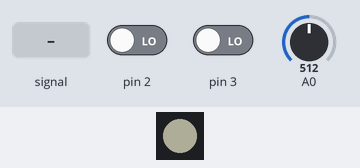
This sketch was run on a simulated Arduino Uno, built with avr-gcc and run on an emulated ATmega328P. Parts: 1 RGB LEDs in strip order, left to right. The test bench sets the inputs (shaded band); at power-on: pin 2 LOW, A0 = 512, pin 3 LOW. Dim RGB values are drawn brighter than linear; what the sketch prints to the serial monitor is not drawn.

Above: at 1.2 s.
1.3 s: A0 fed a 200 Hz sine of ±255 counts around its level
At 1.45 s:
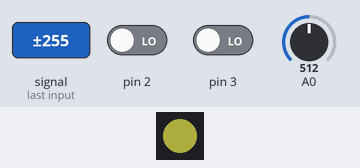
Timing chart, 0 to 1.7 s (numbered marks = the images above; inputs shaded):
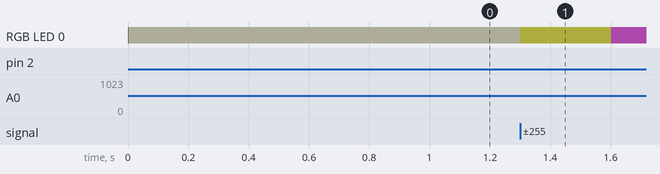

The sketch:

ecg_tile.ino
```cpp
#include <Adafruit_NeoPixel.h>

const int LED_PIN = 5;

typedef struct {
  float r;
  float g;
  float b;
} RGBColor;

typedef struct {
  float h;
  float s;
  float v;
} HSVColor;

Adafruit_NeoPixel feedback_led = Adafruit_NeoPixel(1, LED_PIN, NEO_GRB + NEO_KHZ800);

// Adapted from https://stackoverflow.com/a/6930407
HSVColor rgb_to_hsv(int r, int g, int b) {
  RGBColor in = { r, g, b };
  float min_chan = min(min(in.r, in.g), in.b);
  float max_chan = max(min(in.r, in.g), in.b);

  HSVColor out;
  out.v = max_chan;
  float delta = max_chan - min_chan;

  if (delta < 0.00001) {
    out.s = 0;
    out.h = 0; // Undefined, maybe nan?
    return out;
  }

  if (max_chan > 0.0) {
    // Avoid divide-by-zero
    out.s = (delta / max_chan);
  } else {
    // If max is 0, then r = g = b = 0
    // s = 0, h is undefined
    out.s = 0.0f;
    out.h = 0.0f; // Actually undefined
    return out;
  }

  if (in.r >= max_chan) {
    out.h = (in.g - in.b) / delta; // Between yellow & magenta
  } else {
    if (in.g >= max_chan) {
      out.h = 2.0f + (in.b - in.r) / delta; // Between cyan & yellow
    } else {
      out.h = 4.0f + (in.r - in.g) / delta; // Between magenta & cyan
    }
  }

  out.h *= 60.0f; // Degrees

  if(out.h < 0.0f) {
    out.h += 360.0f;
  }

  return out;
}

RGBColor hsv_to_rgb(int h, int s, int v) {
  HSVColor in = { h, s, v };
  RGBColor out;

  if (in.s <= 0.0f) {
    out.r = in.v;
    out.g = in.v;
    out.b = in.v;
    return out;
  }

  float hh = in.h;
  if(hh >= 360.0) {
    hh = 0.0;
  }

  hh /= 60.0;
  long i = (long)hh;
  float ff = hh - i;
  float p = in.v * (1.0 - in.s);
  float q = in.v * (1.0 - (in.s * ff));
  float t = in.v * (1.0 - (in.s * (1.0 - ff)));

  switch(i) {
    case 0:
      out.r = in.v;
      out.g = t;
      out.b = p;
      break;
    case 1:
      out.r = q;
      out.g = in.v;
      out.b = p;
      break;
    case 2:
      out.r = p;
      out.g = in.v;
      out.b = t;
      break;
    case 3:
      out.r = p;
      out.g = q;
      out.b = in.v;
      break;
    case 4:
      out.r = t;
      out.g = p;
      out.b = in.v;
      break;
    case 5:
    default:
      out.r = in.v;
      out.g = p;
      out.b = q;
      break;
  }

  return out;
}

RGBColor get_palette_color(int i) {
  return hsv_to_rgb(i, 0xff, 0xff);
}

void setup() {
  Serial.begin(115200);

  pinMode(10, INPUT); // Setup for leads off detection LO +
  pinMode(11, INPUT); // Setup for leads off detection LO -

  // Initialize all pixels to off
  feedback_led.begin();
  feedback_led.setBrightness(50);
  feedback_led.show();

  Serial.println("Brooklyn Fashion and Design Accelerator");
  Serial.println("ECG Tile");
}

void loop() {
  if(digitalRead(2) || digitalRead(3)) {
    // Turn off LEDs because no one is touching the tile
    feedback_led.setPixelColor(0, feedback_led.Color(0, 0, 0));
    feedback_led.show();
  } else {
    int ecg_reading = analogRead(A0);
    RGBColor color = get_palette_color(ecg_reading >> 2);
    feedback_led.setPixelColor(0, feedback_led.Color(color.r, color.g, color.b));
    feedback_led.show();

    // Debug the raw data
    Serial.println(ecg_reading);
  }
}
```

Measured:
- after the input at 1.3 s, RGB LED 0: RGB(50, 50, 44) → RGB(50, 50, 18) at once, → RGB(50, 21, 50) 0.30 s later
